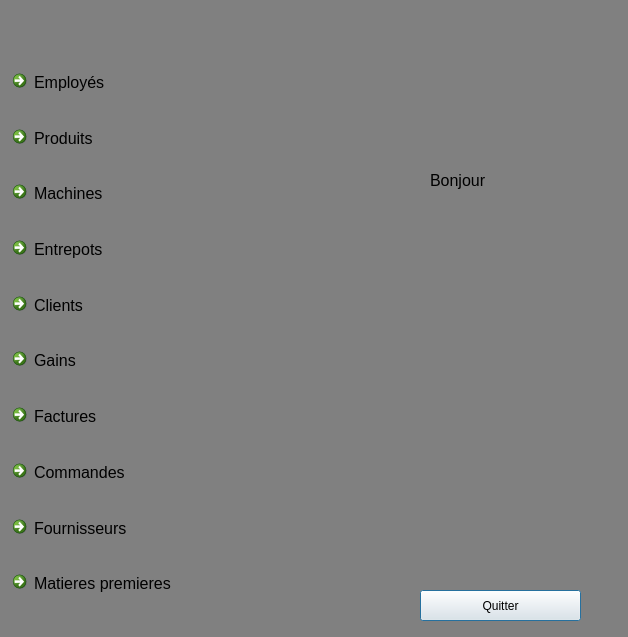
<?xml version="1.0" encoding="UTF-8"?>
<ui version="4.0">
 <class>Dialog</class>
 <widget class="QDialog" name="Dialog">
  <property name="windowModality">
   <enum>Qt::WindowModal</enum>
  </property>
  <property name="geometry">
   <rect>
    <x>0</x>
    <y>0</y>
    <width>628</width>
    <height>637</height>
   </rect>
  </property>
  <property name="contextMenuPolicy">
   <enum>Qt::DefaultContextMenu</enum>
  </property>
  <property name="windowTitle">
   <string>FactWare</string>
  </property>
  <property name="styleSheet">
   <string notr="true">

#Dialog {

background: gray;
}</string>
  </property>
  <property name="inputMethodHints">
   <set>Qt::ImhNone</set>
  </property>
  <widget class="QPushButton" name="pushButton">
   <property name="geometry">
    <rect>
     <x>420</x>
     <y>590</y>
     <width>161</width>
     <height>31</height>
    </rect>
   </property>
   <property name="text">
    <string>Quitter</string>
   </property>
  </widget>
  <widget class="QWidget" name="verticalLayoutWidget">
   <property name="geometry">
    <rect>
     <x>0</x>
     <y>60</y>
     <width>250</width>
     <height>562</height>
    </rect>
   </property>
   <layout class="QVBoxLayout" name="verticalLayout">
    <property name="spacing">
     <number>11</number>
    </property>
    <property name="leftMargin">
     <number>5</number>
    </property>
    <property name="topMargin">
     <number>3</number>
    </property>
    <property name="rightMargin">
     <number>5</number>
    </property>
    <property name="bottomMargin">
     <number>13</number>
    </property>
    <item>
     <widget class="QCommandLinkButton" name="commandLinkButton_8">
      <property name="font">
       <font>
        <family>Segoe UI</family>
        <pointsize>12</pointsize>
        <weight>50</weight>
        <bold>false</bold>
       </font>
      </property>
      <property name="autoFillBackground">
       <bool>false</bool>
      </property>
      <property name="text">
       <string>Employés</string>
      </property>
      <property name="icon">
       <iconset>
        <normaloff>C:/Users/Gaby/Downloads/sample.png</normaloff>C:/Users/Gaby/Downloads/sample.png</iconset>
      </property>
      <property name="iconSize">
       <size>
        <width>30</width>
        <height>30</height>
       </size>
      </property>
      <property name="autoDefault">
       <bool>true</bool>
      </property>
      <property name="default">
       <bool>false</bool>
      </property>
     </widget>
    </item>
    <item>
     <widget class="QCommandLinkButton" name="commandLinkButton_12">
      <property name="font">
       <font>
        <family>Segoe UI</family>
        <pointsize>12</pointsize>
        <weight>50</weight>
        <italic>false</italic>
        <bold>false</bold>
       </font>
      </property>
      <property name="autoFillBackground">
       <bool>false</bool>
      </property>
      <property name="text">
       <string>Produits</string>
      </property>
      <property name="icon">
       <iconset>
        <normaloff>C:/Users/Gaby/Downloads/sample.png</normaloff>C:/Users/Gaby/Downloads/sample.png</iconset>
      </property>
      <property name="iconSize">
       <size>
        <width>30</width>
        <height>30</height>
       </size>
      </property>
      <property name="autoDefault">
       <bool>true</bool>
      </property>
      <property name="default">
       <bool>false</bool>
      </property>
      <property name="description">
       <string/>
      </property>
     </widget>
    </item>
    <item>
     <widget class="QCommandLinkButton" name="commandLinkButton_9">
      <property name="font">
       <font>
        <family>Segoe UI</family>
        <pointsize>12</pointsize>
        <weight>50</weight>
        <bold>false</bold>
       </font>
      </property>
      <property name="autoFillBackground">
       <bool>false</bool>
      </property>
      <property name="text">
       <string>Machines</string>
      </property>
      <property name="icon">
       <iconset>
        <normaloff>C:/Users/Gaby/Downloads/sample.png</normaloff>C:/Users/Gaby/Downloads/sample.png</iconset>
      </property>
      <property name="iconSize">
       <size>
        <width>30</width>
        <height>30</height>
       </size>
      </property>
      <property name="autoDefault">
       <bool>true</bool>
      </property>
      <property name="default">
       <bool>false</bool>
      </property>
     </widget>
    </item>
    <item>
     <widget class="QCommandLinkButton" name="commandLinkButton_6">
      <property name="font">
       <font>
        <family>Segoe UI</family>
        <pointsize>12</pointsize>
        <weight>50</weight>
        <bold>false</bold>
       </font>
      </property>
      <property name="cursor">
       <cursorShape>ArrowCursor</cursorShape>
      </property>
      <property name="text">
       <string>Entrepots</string>
      </property>
      <property name="icon">
       <iconset>
        <normaloff>C:/Users/Gaby/Downloads/VisualMarketing_Icon.png</normaloff>C:/Users/Gaby/Downloads/VisualMarketing_Icon.png</iconset>
      </property>
      <property name="iconSize">
       <size>
        <width>30</width>
        <height>30</height>
       </size>
      </property>
      <property name="autoDefault">
       <bool>true</bool>
      </property>
     </widget>
    </item>
    <item>
     <widget class="QCommandLinkButton" name="commandLinkButton_7">
      <property name="font">
       <font>
        <family>Segoe UI</family>
        <pointsize>12</pointsize>
        <weight>50</weight>
        <bold>false</bold>
       </font>
      </property>
      <property name="text">
       <string>Clients</string>
      </property>
      <property name="icon">
       <iconset>
        <normaloff>C:/Users/Gaby/Downloads/package_icon-icons.com_53622.png</normaloff>C:/Users/Gaby/Downloads/package_icon-icons.com_53622.png</iconset>
      </property>
      <property name="iconSize">
       <size>
        <width>30</width>
        <height>28</height>
       </size>
      </property>
      <property name="autoDefault">
       <bool>true</bool>
      </property>
     </widget>
    </item>
    <item>
     <widget class="QCommandLinkButton" name="commandLinkButton_11">
      <property name="font">
       <font>
        <family>Segoe UI</family>
        <pointsize>12</pointsize>
        <weight>50</weight>
        <bold>false</bold>
       </font>
      </property>
      <property name="text">
       <string>Gains</string>
      </property>
      <property name="icon">
       <iconset>
        <normaloff>C:/Users/Gaby/Downloads/151202-ICONE-SAV-POUR-SITE-INTERNET.png</normaloff>C:/Users/Gaby/Downloads/151202-ICONE-SAV-POUR-SITE-INTERNET.png</iconset>
      </property>
      <property name="iconSize">
       <size>
        <width>45</width>
        <height>40</height>
       </size>
      </property>
      <property name="autoDefault">
       <bool>true</bool>
      </property>
     </widget>
    </item>
    <item>
     <widget class="QCommandLinkButton" name="commandLinkButton_10">
      <property name="font">
       <font>
        <family>Segoe UI</family>
        <pointsize>12</pointsize>
        <weight>50</weight>
        <bold>false</bold>
       </font>
      </property>
      <property name="text">
       <string>Factures</string>
      </property>
      <property name="icon">
       <iconset>
        <normaloff>C:/Users/Gaby/Downloads/création-de-boutique-en-ligne-pro.png</normaloff>C:/Users/Gaby/Downloads/création-de-boutique-en-ligne-pro.png</iconset>
      </property>
      <property name="iconSize">
       <size>
        <width>40</width>
        <height>45</height>
       </size>
      </property>
      <property name="autoDefault">
       <bool>true</bool>
      </property>
     </widget>
    </item>
    <item>
     <widget class="QCommandLinkButton" name="commandLinkButton_15">
      <property name="font">
       <font>
        <family>Segoe UI</family>
        <pointsize>12</pointsize>
        <weight>50</weight>
        <bold>false</bold>
       </font>
      </property>
      <property name="text">
       <string>Commandes</string>
      </property>
      <property name="icon">
       <iconset>
        <normaloff>C:/Users/Gaby/Downloads/151202-ICONE-SAV-POUR-SITE-INTERNET.png</normaloff>C:/Users/Gaby/Downloads/151202-ICONE-SAV-POUR-SITE-INTERNET.png</iconset>
      </property>
      <property name="iconSize">
       <size>
        <width>45</width>
        <height>40</height>
       </size>
      </property>
      <property name="autoDefault">
       <bool>true</bool>
      </property>
     </widget>
    </item>
    <item>
     <widget class="QCommandLinkButton" name="fournisseur">
      <property name="font">
       <font>
        <family>Segoe UI</family>
        <pointsize>12</pointsize>
        <weight>50</weight>
        <bold>false</bold>
       </font>
      </property>
      <property name="text">
       <string>Fournisseurs</string>
      </property>
      <property name="icon">
       <iconset>
        <normaloff>C:/Users/Gaby/Downloads/151202-ICONE-SAV-POUR-SITE-INTERNET.png</normaloff>C:/Users/Gaby/Downloads/151202-ICONE-SAV-POUR-SITE-INTERNET.png</iconset>
      </property>
      <property name="iconSize">
       <size>
        <width>45</width>
        <height>40</height>
       </size>
      </property>
      <property name="autoDefault">
       <bool>true</bool>
      </property>
     </widget>
    </item>
    <item>
     <widget class="QCommandLinkButton" name="matiereP">
      <property name="font">
       <font>
        <family>Segoe UI</family>
        <pointsize>12</pointsize>
        <weight>50</weight>
        <bold>false</bold>
       </font>
      </property>
      <property name="text">
       <string>Matieres premieres</string>
      </property>
      <property name="icon">
       <iconset>
        <normaloff>C:/Users/Gaby/Downloads/151202-ICONE-SAV-POUR-SITE-INTERNET.png</normaloff>C:/Users/Gaby/Downloads/151202-ICONE-SAV-POUR-SITE-INTERNET.png</iconset>
      </property>
      <property name="iconSize">
       <size>
        <width>45</width>
        <height>40</height>
       </size>
      </property>
      <property name="autoDefault">
       <bool>true</bool>
      </property>
     </widget>
    </item>
   </layout>
  </widget>
  <widget class="QLabel" name="label">
   <property name="geometry">
    <rect>
     <x>0</x>
     <y>-20</y>
     <width>631</width>
     <height>731</height>
    </rect>
   </property>
   <property name="styleSheet">
    <string notr="true">#Dialog {
background: gray;
}

#Dialog {
border: 3px solid gray;
border-radius: 40px;
background: white;
}</string>
   </property>
   <property name="text">
    <string/>
   </property>
   <property name="pixmap">
    <pixmap>../123659886_3401277833326107_1615824726658187989_n.jpg</pixmap>
   </property>
  </widget>
  <widget class="QLabel" name="label_2">
   <property name="geometry">
    <rect>
     <x>430</x>
     <y>170</y>
     <width>191</width>
     <height>21</height>
    </rect>
   </property>
   <property name="font">
    <font>
     <pointsize>12</pointsize>
    </font>
   </property>
   <property name="text">
    <string>Bonjour</string>
   </property>
  </widget>
  <zorder>label</zorder>
  <zorder>pushButton</zorder>
  <zorder>verticalLayoutWidget</zorder>
  <zorder>label_2</zorder>
 </widget>
 <resources/>
 <connections/>
</ui>
